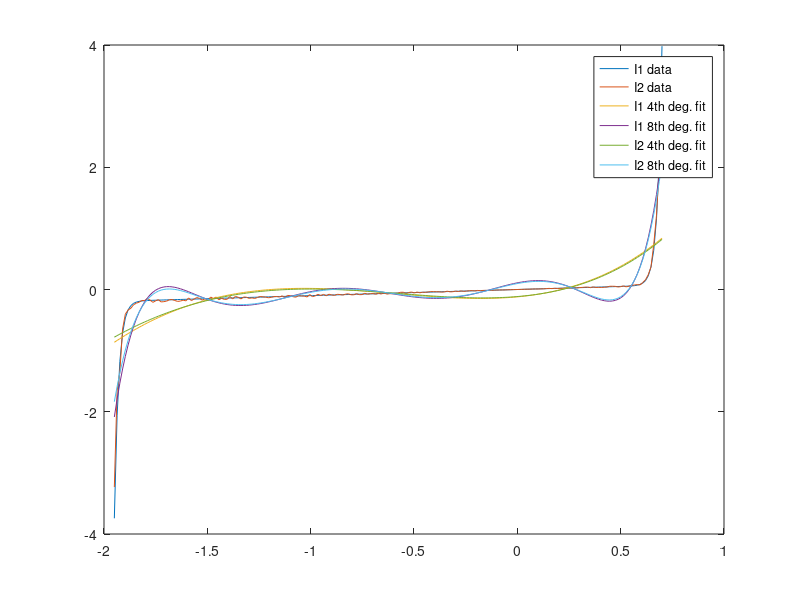

Here is the MATLAB script that generated this plot: (Note: this script raises an error after producing the figure.)
cla;

Is = 0.01e-12;
Ib = 0.1e-12;
Gp = 0.1;
Vb = 1.3;

Ifunc = @(V) Is*(exp(1.2/0.025*V)-1) + Gp*V - Ib*exp(-1.2/0.025*(V+Vb));
V = linspace(-1.95,0.7,200);
I1 = Ifunc(V);
I2 = I1.*(1+0.2*(-1 + 2*rand(1,200)));
figure(1);
plot(V, I1, V, I2);

Pfit4I1 = polyfit(V,I1,4);
Pfit8I1 = polyfit(V,I1,8); 
Pfit4I2 = polyfit(V,I2,4); 
Pfit8I2 = polyfit(V,I2,8);

hold on;
plot(V,polyval(Pfit4I1,V));
hold on;
plot(V,polyval(Pfit8I1,V));
hold on;
plot(V,polyval(Pfit4I2,V));
hold on;
plot(V,polyval(Pfit8I2,V));
legend('I1 data', 'I2 data', 'I1 4th deg. fit', 'I1 8th deg. fit', 'I2 4th deg. fit', 'I2 8th deg. fit');
% Polynomial fits are not exact, but accuracy improves as degree increases

startpoints = [0 0 0 0];
Ifunc2 = @(Is,Ib,Vb,Gp,x) Is*(exp(1.2/0.025*x)-1) + Gp*x - Ib*exp(-1.2/0.025*(x+Vb));
fit2paramsI1 = fit(V',I1',Ifunc2,'Lower',[-Inf -Inf Vb Gp],'Upper',[+Inf +Inf Vb Gp],'StartPoint',startpoints);
fit3paramsI1 = fit(V',I1',Ifunc2,'Lower',[-Inf -Inf -Inf Gp],'Upper',[+Inf +Inf +Inf Gp],'StartPoint',startpoints);
fit4paramsI1 = fit(V',I1',Ifunc2,'Lower',[-Inf -Inf -Inf -Inf],'Upper',[+Inf +Inf +Inf +Inf],'StartPoint',startpoints);
fit2paramsI2 = fit(V',I2',Ifunc2,'Lower',[-Inf -Inf Vb Gp],'Upper',[+Inf +Inf Vb Gp],'StartPoint',startpoints);
fit3paramsI2 = fit(V',I2',Ifunc2,'Lower',[-Inf -Inf -Inf Gp],'Upper',[+Inf +Inf +Inf Gp],'StartPoint',startpoints);
fit4paramsI2 = fit(V',I2',Ifunc2,'Lower',[-Inf -Inf -Inf -Inf],'Upper',[+Inf +Inf +Inf +Inf],'StartPoint',startpoints);

figure(2);
cla;
plot(V,I1,V,I2);
hold on;
plot(fit2paramsI1);
hold on;
plot(fit3paramsI1,'b');
hold on;
plot(fit4paramsI1,'g');
hold on;
plot(fit2paramsI2,'y');
hold on;
plot(fit3paramsI2,'p');
hold on;
plot(fit4paramsI2,'o');
% The fits return very odd values. Fitting does not necessarily give
% physical values. However, the curves seem accurate. 
hold off;

inputs = V;
targets = I2;
hiddenLayerSize = 10;
net = fitnet(hiddenLayerSize);
net.divideParam.trainRatio = 70/100;
net.divideParam.valRatio = 15/100;
net.divideParam.testRatio = 15/100;
[net,tr] = train(net,inputs,targets);
outputs = net(inputs);
errors = gsubtract(outputs,targets);
performance = perform(net,targets,outputs);
view(net);
Inn = outputs;
figure(3);
cla;
plotfit(net,inputs,targets);
% The neural net fits the data well. However, no device parameters can be
% read from it. 
